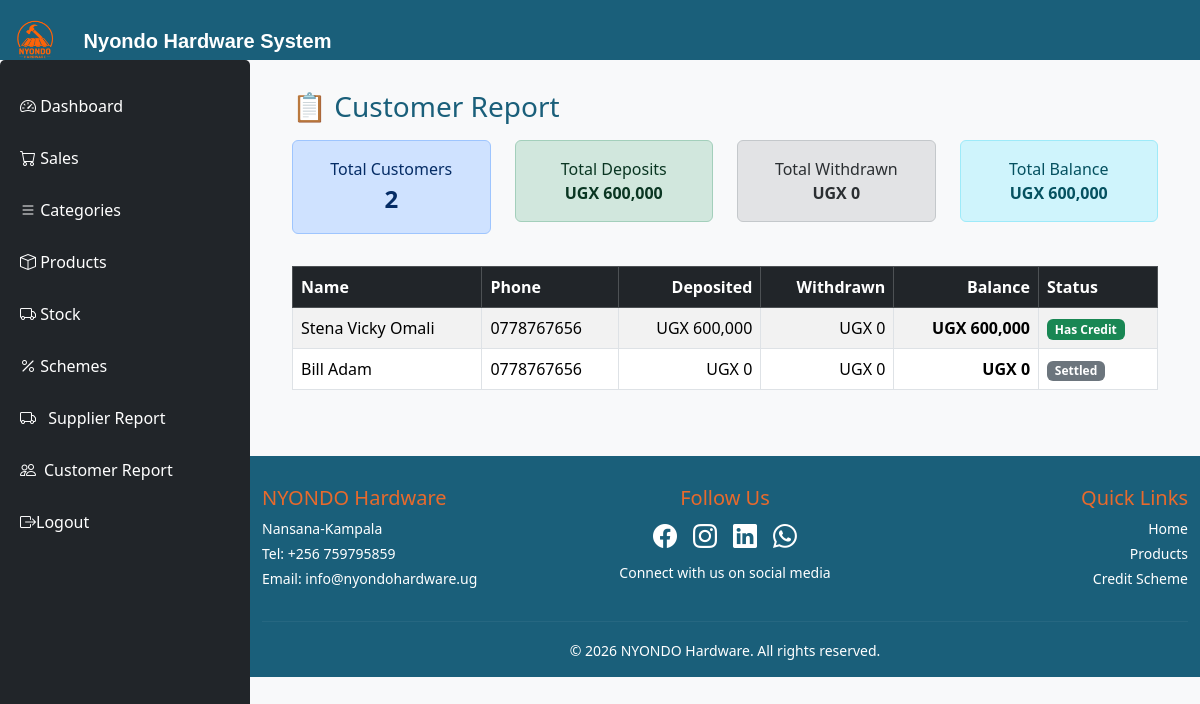
The app's page /schemeapp/customer_report/, older data.
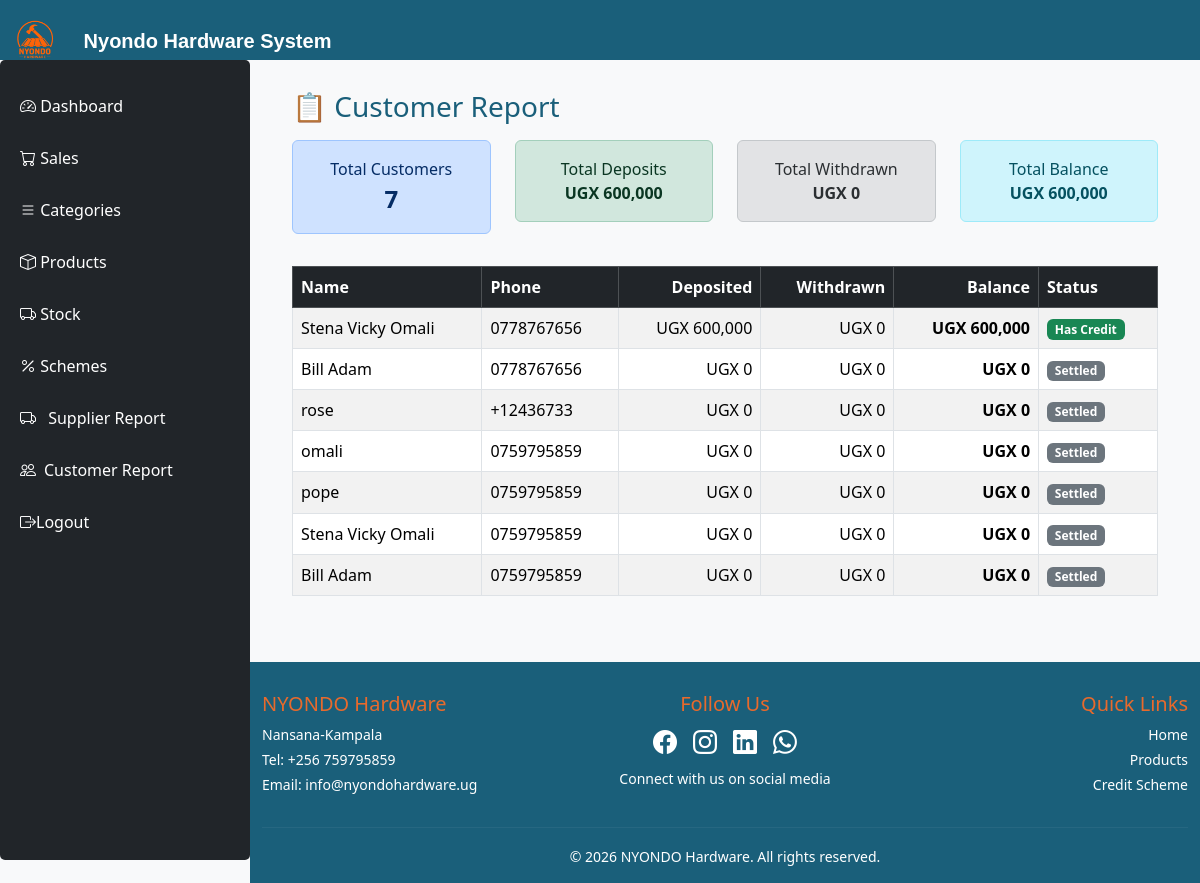
The same page, newer data.
### schemeapp/models.py (models this page shows, shortened)
class SchemeCustomer(models.Model):
    full_name = models.CharField(max_length=255)
    nin_number = models.CharField(max_length=20, unique=True)
    phone_number = models.CharField(max_length=20)
    address = models.TextField()
    occupation = models.CharField(max_length=255)
    employer_name = models.CharField(max_length=255)
    payment_plan = models.CharField(max_length=255, blank=True, null=True)
    date_registered = models.DateField(default=timezone.now)

### schemeapp/views.py (the view)
# urls.py: path('customer_report/', views.customer_report, name='customer_report'),
def customer_report(request):
    customers = SchemeCustomer.objects.all()
    customer_data = []
    total_deposits = 0
    total_withdrawn = 0
    total_balance = 0
    for customer in customers:
        payments = SchemePayment.objects.filter(customer=customer)
        total_deposited = sum(p.amount_paid for p in payments)
        pickups = SchemeGoodsPickup.objects.filter(customer=customer)
        total_withdrawn_amount = sum(p.quantity_taken * p.product.selling_price for p in pickups)
        balance = total_deposited - total_withdrawn_amount
        customer_data.append({
            'name': customer.full_name,
            'phone': customer.phone_number,
            'total_deposited': total_deposited,
            'total_withdrawn': total_withdrawn_amount,
            'balance': balance,
        })
        total_deposits += total_deposited
        total_withdrawn += total_withdrawn_amount
        total_balance += balance
    context = {
        'customers': customer_data,
        'total_customers': len(customer_data),
        'total_deposits': total_deposits,
        'total_withdrawn': total_withdrawn,
        'total_balance': total_balance,
    }
    return render(request, 'customer_report.html', context)

### schemeapp/templates/customer_report.html (shortened to what this page needs)
{% extends 'base.html' %}
{% load humanize %}
{% block content %}
<div class="container">
    <h3 class="mb-3" style="color: #1a5f7a;">📋 Customer Report</h3>
    <div class="row mb-3">
        <div class="col-md-3">
            <div class="alert alert-primary text-center">
                Total Customers<br>
                <strong style="font-size: 24px;">{{ total_customers|default:0 }}</strong>
            </div>
        </div>
        <div class="col-md-3">
            <div class="alert alert-success text-center">
                Total Deposits<br>
                <strong>UGX {{ total_deposits|floatformat:0|intcomma }}</strong>
            </div>
        </div>
        <div class="col-md-3">
            <div class="alert alert-secondary text-center">
                Total Withdrawn<br>
                <strong>UGX {{ total_withdrawn|floatformat:0|intcomma }}</strong>
            </div>
        </div>
        <div class="col-md-3">
            <div class="alert alert-info text-center">
                Total Balance<br>
                <strong>UGX {{ total_balance|floatformat:0|intcomma }}</strong>
            </div>
        </div>
    </div>
    <table class="table table-bordered table-striped">
        <thead class="table-dark">
            <tr>
                <th>Name</th>
                <th>Phone</th>
                <th class="text-end">Deposited</th>
                <th class="text-end">Withdrawn</th>
                <th class="text-end">Balance</th>
                <th>Status</th>
            </tr>
        </thead>
        <tbody>
            {% for customer in customers %}
            <tr>
                <td>{{ customer.name }}</td>
                <td>{{ customer.phone }}</td>
                <td class="text-end">UGX {{ customer.total_deposited|floatformat:0|intcomma }}</td>
                <td class="text-end">UGX {{ customer.total_withdrawn|floatformat:0|intcomma }}</td>
                <td class="text-end">
                    <strong>UGX {{ customer.balance|floatformat:0|intcomma }}</strong>
                </td>
                <td>
                    {% if customer.balance > 0 %}
                        <span class="badge bg-success">Has Credit</span>
                    {% elif customer.balance < 0 %}
                        <span class="badge bg-danger">Overdrawn</span>
                    {% else %}
                        <span class="badge bg-secondary">Settled</span>
                    {% endif %}
                </td>
             </tr>
            {% empty %}
            <tr>
                <td colspan="6" class="text-center">No customers found</td>
             </tr>
            {% endfor %}
        </tbody>
     </table>
</div>
{% endblock %}

### saleapp/templates/base.html (shortened to what this page needs)
{% load static %}
<!DOCTYPE html>
<html lang="en">
<head>
    <link href="https://cdn.jsdelivr.net/npm/bootstrap@5.3.3/dist/css/bootstrap.min.css" rel="stylesheet">
    <link rel="stylesheet" href="https://cdn.jsdelivr.net/npm/bootstrap-icons@1.11.3/font/bootstrap-icons.min.css">
</head>
<body class="bg">
    <nav class="navbar top-navbar fixed-top navbar-dark" style="background-color: #1a5f7a;">
        <div class="container_fluid">
        <a href="{% url 'home' %}" class="navbar-brand fw-bold" style="font-family:sans-serif"><img src="{% static 'stenalogo.png' %}" alt="logo" width="70px" height="70px" class="me-2 rounded-circle"> Nyondo Hardware System</a>
        </div>
    </nav>
    <div class="sidebar" style="border-radius: 5px; top: 60px;">
         <a href="{% url 'dashboard' %}" ><i class="bi bi-speedometer2"></i> Dashboard</a>
        <a href="{% url 'home' %}" ><i class="bi bi-cart"></i> Sales</a>
        <a href="{% url 'category_list' %}" ><i class="bi bi-list"></i> Categories</a>
        <a href="{% url 'product_list' %}" ><i class="bi bi-box"></i> Products</a>
        <a href="{% url 'stock_receipt_list' %}" ><i class="bi bi-truck"></i> Stock</a>
        <a href="{% url 'scheme_customer_list' %}" ><i class="bi bi-percent"></i> Schemes</a>
        <a href="{% url 'supplier_report' %}"><i class="bi bi-truck me-2"></i> Supplier Report</a>
        <a href="{% url 'customer_report'%}"><i class="bi bi-people me-2"></i>Customer Report</a>
        <a href="{% url 'logout' %}"><i class="bi bi-box-arrow-right"></i>Logout</a>
    </div>
    <main class="main-content">
        {% block content %}
        {% endblock %}
    </main>
   <footer style="background-color: #1a5f7a; color: white; padding: 30px 0 15px 0; margin-top: 20px;">
    <div class="container">
        <div class="row">
            <div class="col-md-4 text-center text-md-start mb-3 mb-md-0">
                <h5 style="color: #e86a2c;">NYONDO Hardware</h5>
                <p class="small mb-1">Nansana-Kampala</p>
                <p class="small mb-1">Tel: +256 759795859</p>
                <p class="small">Email: info@nyondohardware.ug</p>
            </div>
            <div class="col-md-4 text-center mb-3 mb-md-0">
                <h5 style="color: #e86a2c;">Follow Us</h5>
                <div class="d-flex justify-content-center gap-3">
                    <a href="https://facebook.com/nyondohardware" target="_blank" class="text-white" style="font-size: 24px;">
                        <i class="bi bi-facebook"></i>
                    </a>
                    <a href="https://instagram.com/nyondohardware" target="_blank" class="text-white" style="font-size: 24px;">
                        <i class="bi bi-instagram"></i>
                    </a>
                    <a href="https://linkedin.com/company/nyondohardware" target="_blank" class="text-white" style="font-size: 24px;">
                        <i class="bi bi-linkedin"></i>
                    </a>
                    <a href="https://wa.me/256700123456" target="_blank" class="text-white" style="font-size: 24px;">
                        <i class="bi bi-whatsapp"></i>
                    </a>
                </div>
                <p class="small mt-2">Connect with us on social media</p>
            </div>
            <div class="col-md-4 text-center text-md-end">
                <h5 style="color: #e86a2c;">Quick Links</h5>
                <p class="small mb-1"><a href="/" style="color: white; text-decoration: none;">Home</a></p>
                <p class="small mb-1"><a href="/saleapp/products/" style="color: white; text-decoration: none;">Products</a></p>
                <p class="small"><a href="/schemeapp/" style="color: white; text-decoration: none;">Credit Scheme</a></p>
            </div>
        </div>
        <hr class="my-3" style="border-color: rgba(255,255,255,0.2);">
        <div class="text-center">
            <small>&copy; 2026 NYONDO Hardware. All rights reserved.</small>
        </div>
    </div>
</footer>
</body>
</html>

### saleapp/templates/base.html (style rules this page uses)
body { background-color: #f8f9fa; }
.top-navbar { height: 60px; z-index: 1000; }
.sidebar { width: 250px; height: 100vh; position: fixed; left: 0; top: 60px; background-color: #212529; padding-top: 20px; border-radius: 5px; }
.sidebar a { display: block; color: white; text-decoration: none; padding: 14px 20px; transition: 0.3s; }
.main-content { margin-left: 250px; margin-top: 60px; padding: 30px; }
footer { margin-left: 250px; }

Row changes from the older to the newer data that the page shows:
added SchemeCustomer: name "rose", phone "+12436733"
added SchemeCustomer: name "omali", phone "0759795859"
added SchemeCustomer: name "pope", phone "0759795859"
added SchemeCustomer: name "Stena Vicky Omali", phone "0759795859"
added SchemeCustomer: name "Bill Adam", phone "0759795859"
Text that changed along with them:
{{ total_customers|default:0 }}: "2" → "7"
new list line: "UGX 0 UGX 0 UGX 0 Settled"
